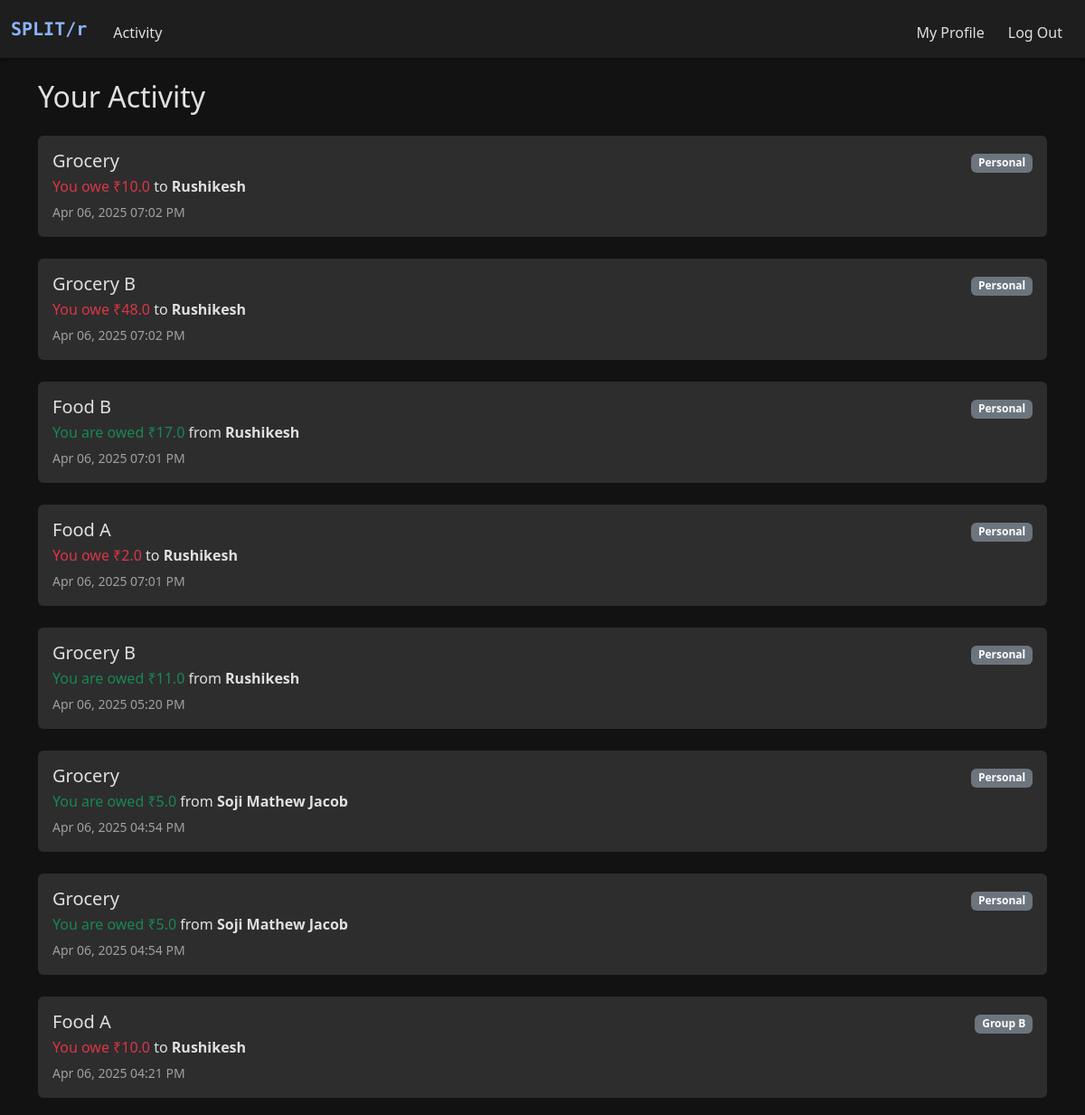
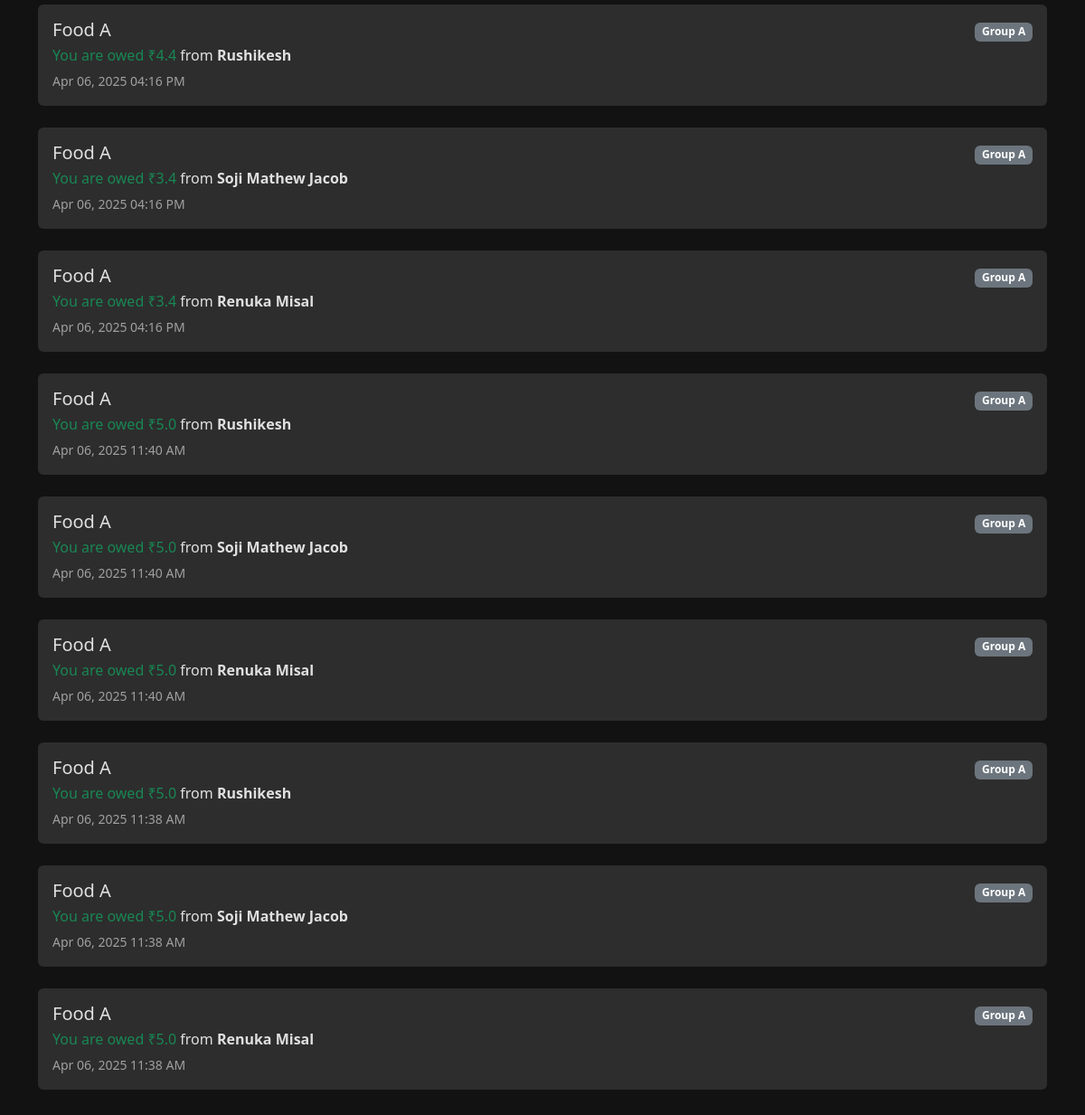
Page /history (signed in) on the earlier database version (2 pictures, top to bottom).
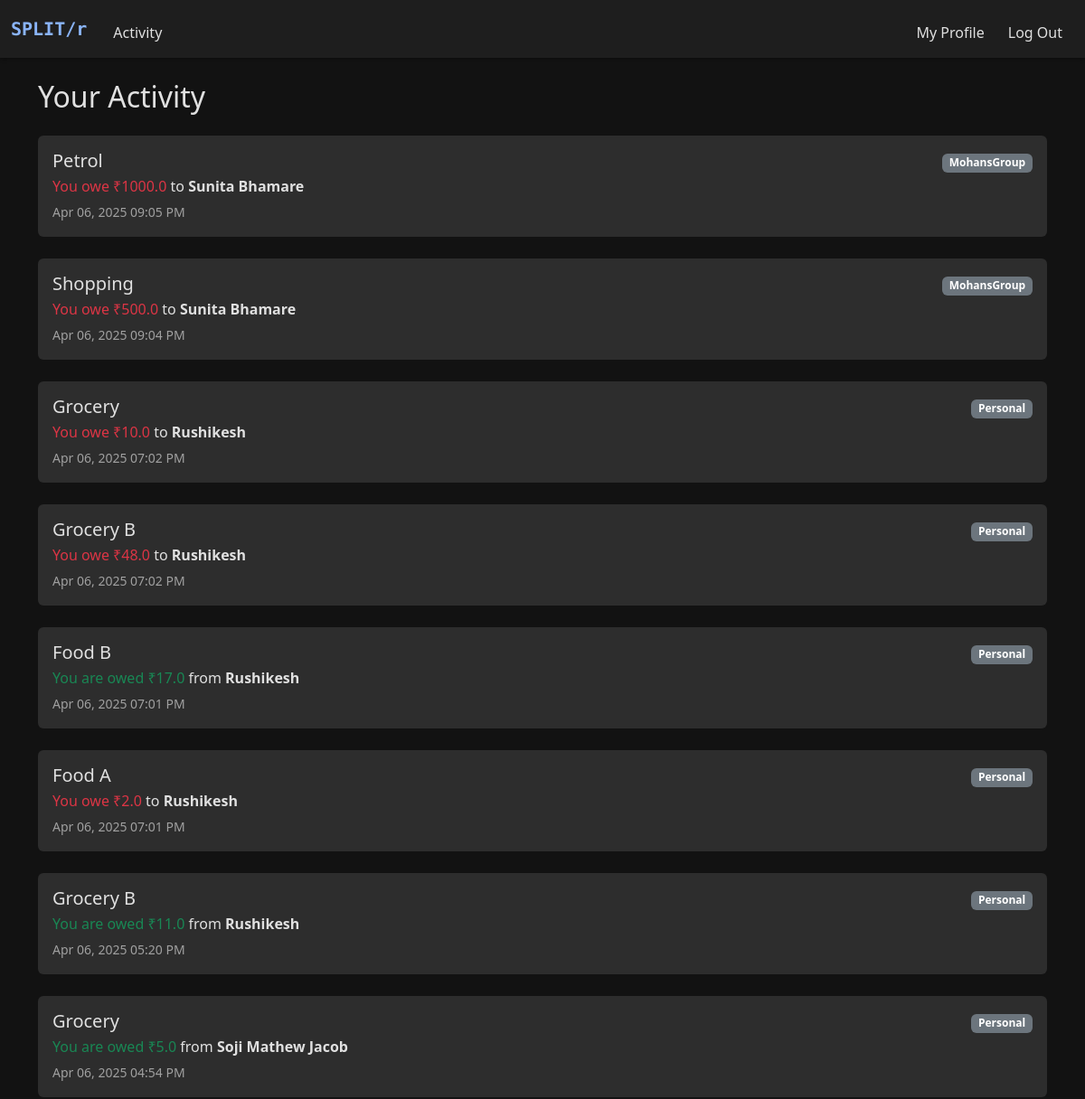
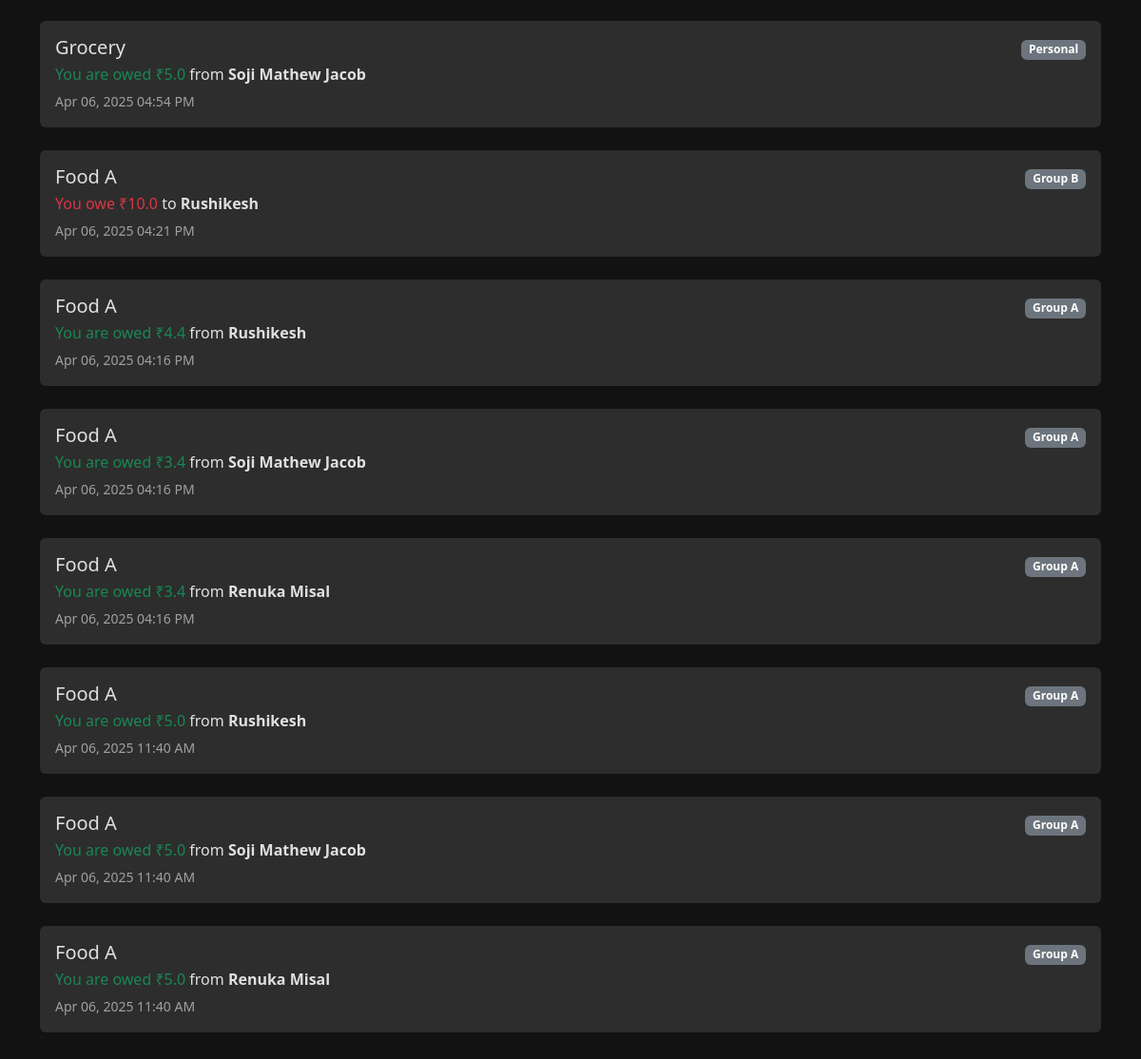
Same page on the later database version (2 pictures, top to bottom).
### models.py (models this page shows)
class Expense(db.Model):
    __tablename__ = "expenses"
    id = db.Column(db.Integer, primary_key=True)
    description = db.Column(db.String(120))
    amount = db.Column(db.Float)
    paid_by_id = db.Column(db.Integer, db.ForeignKey("users.id"))
    group_id = db.Column(db.Integer, db.ForeignKey("groups.id"), nullable=True)  # Optional
    timestamp = db.Column(db.DateTime, default=datetime.now)
    splits = db.relationship("ExpenseSplit", backref="expense", lazy=True)
    paid_by = db.relationship("User", foreign_keys=[paid_by_id])

class User(db.Model):
    __tablename__ = "users"
    id = db.Column(db.Integer, primary_key=True)
    name = db.Column(db.String(100), nullable=False)
    username = db.Column(db.String(50), unique=True, nullable=False)
    password = db.Column(db.String(200), nullable=False)

class ExpenseSplit(db.Model):
    __tablename__ = "expense_split"
    id = db.Column(db.Integer, primary_key=True)
    expense_id = db.Column(db.Integer, db.ForeignKey("expenses.id"))
    user_id = db.Column(db.Integer, db.ForeignKey("users.id"))
    amount = db.Column(db.Float)

class Group(db.Model):
    __tablename__ = "groups"
    id = db.Column(db.Integer, primary_key=True)
    name = db.Column(db.String(100), nullable=False)
    users = db.relationship("User", secondary="group_members", backref="groups")

### app.py (the view)
@app.route("/history")
@login_required
def activity():
    user_id = session.get("user_id")
    expenses = Expense.query.filter(
        (Expense.paid_by_id == user_id) |
        (Expense.id.in_(
            db.session.query(ExpenseSplit.expense_id)
            .filter_by(user_id=user_id)
        ))
    ).order_by(Expense.timestamp.desc()).all()
    transactions = []
    for expense in expenses:
        group = Group.query.get(expense.group_id) if expense.group_id else None
        group_name = group.name if group else None
        splits = expense.splits
        user_split = next((s for s in splits if s.user_id == user_id), None)
        if expense.paid_by_id == user_id:
            for split in splits:
                if split.user_id != user_id and split.amount > 0:
                    counterparty = User.query.get(split.user_id)
                    transactions.append({
                        "description": expense.description,
                        "owed_amount": split.amount,
                        "counterparty_name": counterparty.name,
                        "group_name": group_name,
                        "timestamp": expense.timestamp
                    })
        elif user_split:
            payer = User.query.get(expense.paid_by_id)
            transactions.append({
                "description": expense.description,
                "owed_amount": -user_split.amount,
                "counterparty_name": payer.name,
                "group_name": group_name,
                "timestamp": expense.timestamp
            })
    return render_template("activity.html", transactions=transactions)

### helper.py (called while the page is built)
def login_required(f):
    @wraps(f)
    def decorated_function(*args, **kwargs):
        if "user_id" not in session:
            flash("You must be logged in to view this page.", "danger")
            return redirect("/login")
        return f(*args, **kwargs)
    return decorated_function

### templates/activity.html (shortened to what this page needs)
{% extends "layout.html" %}
{% block main %}
<div class="container py-4">
    <h2 class="mb-4">Your Activity</h2>
    {% if transactions %}
        <div class="list-group">
            {% for txn in transactions %}
                <div class="mb-4 p-3 rounded" style="background-color: var(--dark-tertiary);">
                    <div class="d-flex justify-content-between">
                        <div>
                            <h5 class="mb-1">{{ txn.description }}</h5>
                            <p class="mb-1">
                                {% if txn.owed_amount > 0 %}
                                    <span class="text-success">You are owed ₹{{ txn.owed_amount | round(2) }}</span>
                                    from <strong>{{ txn.counterparty_name }}</strong>
                                {% elif txn.owed_amount < 0 %}
                                    <span class="text-danger">You owe ₹{{ -txn.owed_amount | round(2) }}</span>
                                    to <strong>{{ txn.counterparty_name }}</strong>
                                {% else %}
                                    <span class="text-muted">Settled</span>
                                {% endif %}
                            </p>
                            <small class="text-muted-custom">
                                {{ txn.timestamp.strftime('%b %d, %Y %I:%M %p') }}
                            </small>
                        </div>
                        <div class="text-end">
                            <span class="badge bg-secondary">{{ txn.group_name if txn.group_name else "Personal" }}</span>
                        </div>
                    </div>
                </div>
            {% endfor %}
        </div>
    {% else %}
        <div class="alert alert-secondary">No transactions yet!</div>
    {% endif %}
</div>
{% endblock %}

### templates/layout.html (shortened to what this page needs)
<!DOCTYPE html>
<html lang="en">
<head>
    <link href="https://cdn.jsdelivr.net/npm/bootstrap@5.3.3/dist/css/bootstrap.min.css" rel="stylesheet">
    <link href="/static/style.css" rel="stylesheet">
</head>
<body>
    <nav class="navbar navbar-expand-md">
        <div class="container-fluid">
            <a class="navbar-brand space-mono" href="/">SPLIT/r</a>
            <div class="collapse navbar-collapse" id="navbar">
                {% if session["user_id"] %}
                    <ul class="navbar-nav me-auto mt-2">
                        <li class="nav-item"><a class="nav-link" href="/history">Activity</a></li>
                    </ul>
                    <ul class="navbar-nav ms-auto mt-2">
                        <li class="nav-item"><a class="nav-link" href="/profile">My Profile</a></li>
                        <li class="nav-item"><a class="nav-link" href="/logout">Log Out</a></li>
                    </ul>
                {% else %}
                    <ul class="navbar-nav ms-auto mt-2">
                        <li class="nav-item"><a class="nav-link" href="/register">Register</a></li>
                        <li class="nav-item"><a class="nav-link" href="/login">Log In</a></li>
                    </ul>
                {% endif %}
            </div>
        </div>
    </nav>
    <main>
        {% block main %}{% endblock %}
    </main>
</body>
</html>

### static/style.css (style rules this page uses)
:root { --dark-bg: #121212; --dark-secondary: #1e1e1e; --dark-tertiary: #2d2d2d; --text-primary: #e0e0e0; --text-secondary: #a0a0a0; --accent-color: #8ab4f8; --danger-color: #cf6679; --success-color: #03dac6; }
html, body { height: 100%; margin: 0; padding: 0; background-color: var(--dark-bg); color: var(--text-primary); display: flex; flex-direction: column; }
main { flex: 1; display: flex; align-items: stretch; }
.space-mono { font-family: 'Space Mono', monospace; }
body { background-color: var(--dark-bg); color: var(--text-primary); min-height: 100vh; display: flex; flex-direction: column; }
.text-muted-custom { color: var(--text-secondary) !important; }
.navbar { background-color: var(--dark-secondary); box-shadow: 0 2px 4px rgba(0, 0, 0, 0.3); }
.navbar-brand { color: var(--accent-color); font-weight: bold; }
.nav-link { color: var(--text-primary); margin: 0 5px; transition: color 0.3s; }

Differences in the rows shown:
removed Expense: description "Food A" "Food A" "Food A", timestamp "Apr 06, 2025 11:38 AM" "Apr 06, 2025 11:38 AM" "Apr 06, 2025 11:38 AM"
removed ExpenseSplit: owed_amount "5.0"
removed ExpenseSplit: owed_amount "5.0"
removed ExpenseSplit: owed_amount "5.0"
added Expense: description "Petrol", timestamp "Apr 06, 2025 09:05 PM"
added User: counterparty_name "Sunita Bhamare" "Sunita Bhamare"
added Group: name "MohansGroup" "MohansGroup"
added Expense: description "Shopping", timestamp "Apr 06, 2025 09:04 PM"
Other differences:
new list line: "You owe ₹ 1000.0 to"
new list line: "You owe ₹ 500.0 to"
list line gone: "You are owed ₹ from"
list line gone: "Rushikesh"
list line gone: "Group A"
list line gone: "Soji Mathew Jacob"
list line gone: "Renuka Misal"
